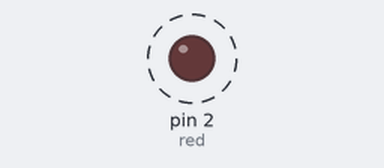
This sketch was run on a simulated Arduino Uno, built with avr-gcc and run on an emulated ATmega328P. Parts: output pins drawn as LEDs (lit = HIGH). Dashed ring = blinking.

Above: at 0.5 s.
Timing chart, 0 to 4.6 s (numbered marks = the images above):
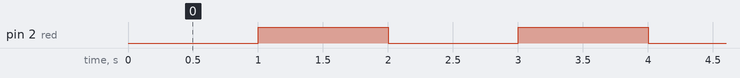

Measured:
- by itself, pin 2 (red): alternates HIGH for 1.0 s and LOW for 1.0 s

The sketch:

blink_if_not_3.ino
```cpp
/*
Lampeggio con controllo
 */


byte red = 2;
boolean on_off = true;

// the setup routine runs once when you press reset:
void setup() {
  // initialize the digital pin as an output.
  pinMode(red, OUTPUT);
}

// the loop routine runs over and over again forever:
void loop() {
  digitalWrite(red, (on_off= !on_off) );
  delay(1000);
}
```
